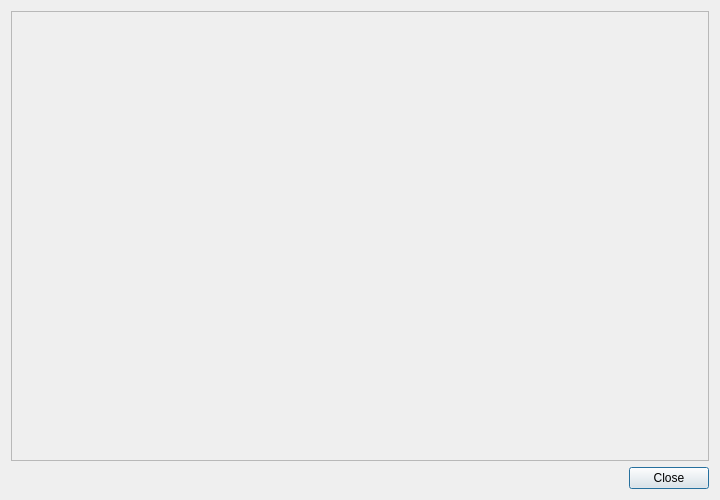
<?xml version="1.0" encoding="UTF-8"?>
<ui version="4.0">
 <class>CDbOwnModelsDialog</class>
 <widget class="QDialog" name="CDbOwnModelsDialog">
  <property name="geometry">
   <rect>
    <x>0</x>
    <y>0</y>
    <width>720</width>
    <height>500</height>
   </rect>
  </property>
  <property name="windowTitle">
   <string>Own models dialog</string>
  </property>
  <layout class="QVBoxLayout" name="vl_OwnModelsDialog">
   <item>
    <widget class="swift::gui::components::CDbOwnModelsComponent" name="comp_OwnModels">
     <property name="frameShape">
      <enum>QFrame::StyledPanel</enum>
     </property>
     <property name="frameShadow">
      <enum>QFrame::Raised</enum>
     </property>
    </widget>
   </item>
   <item>
    <widget class="QDialogButtonBox" name="bb_OwnModelsDialog">
     <property name="orientation">
      <enum>Qt::Horizontal</enum>
     </property>
     <property name="standardButtons">
      <set>QDialogButtonBox::Close</set>
     </property>
    </widget>
   </item>
  </layout>
 </widget>
 <customwidgets>
  <customwidget>
   <class>swift::gui::components::CDbOwnModelsComponent</class>
   <extends>QFrame</extends>
   <header>gui/components/dbownmodelscomponent.h</header>
   <container>1</container>
  </customwidget>
 </customwidgets>
 <resources/>
 <connections>
  <connection>
   <sender>bb_OwnModelsDialog</sender>
   <signal>accepted()</signal>
   <receiver>CDbOwnModelsDialog</receiver>
   <slot>accept()</slot>
   <hints>
    <hint type="sourcelabel">
     <x>248</x>
     <y>254</y>
    </hint>
    <hint type="destinationlabel">
     <x>157</x>
     <y>274</y>
    </hint>
   </hints>
  </connection>
  <connection>
   <sender>bb_OwnModelsDialog</sender>
   <signal>rejected()</signal>
   <receiver>CDbOwnModelsDialog</receiver>
   <slot>reject()</slot>
   <hints>
    <hint type="sourcelabel">
     <x>316</x>
     <y>260</y>
    </hint>
    <hint type="destinationlabel">
     <x>286</x>
     <y>274</y>
    </hint>
   </hints>
  </connection>
 </connections>
</ui>
